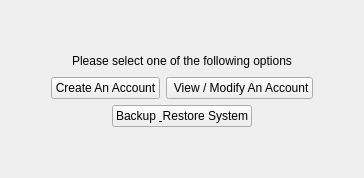
        <widget class="QWidget" name="SysAdminMainPage">
         <layout class="QVBoxLayout" name="verticalLayout_14">
          <item>
           <spacer name="verticalSpacer_14">
            <property name="orientation">
             <enum>Qt::Vertical</enum>
            </property>
            <property name="sizeHint" stdset="0">
             <size>
              <width>20</width>
              <height>40</height>
             </size>
            </property>
           </spacer>
          </item>
          <item>
           <layout class="QVBoxLayout" name="verticalLayout_13">
            <item>
             <layout class="QHBoxLayout" name="horizontalLayout_16">
              <item>
               <spacer name="horizontalSpacer_10">
                <property name="orientation">
                 <enum>Qt::Horizontal</enum>
                </property>
                <property name="sizeHint" stdset="0">
                 <size>
                  <width>40</width>
                  <height>20</height>
                 </size>
                </property>
               </spacer>
              </item>
              <item>
               <widget class="QLabel" name="label_7">
                <property name="text">
                 <string>Please select one of the following options</string>
                </property>
               </widget>
              </item>
              <item>
               <spacer name="horizontalSpacer_9">
                <property name="orientation">
                 <enum>Qt::Horizontal</enum>
                </property>
                <property name="sizeHint" stdset="0">
                 <size>
                  <width>40</width>
                  <height>20</height>
                 </size>
                </property>
               </spacer>
              </item>
             </layout>
            </item>
            <item>
             <layout class="QHBoxLayout" name="horizontalLayout_15">
              <item>
               <spacer name="horizontalSpacer_55">
                <property name="orientation">
                 <enum>Qt::Horizontal</enum>
                </property>
                <property name="sizeHint" stdset="0">
                 <size>
                  <width>40</width>
                  <height>20</height>
                 </size>
                </property>
               </spacer>
              </item>
              <item>
               <widget class="QPushButton" name="SACreateAccountBt">
                <property name="text">
                 <string>Create An Account</string>
                </property>
               </widget>
              </item>
              <item>
               <widget class="QPushButton" name="SAModifyAccountBt">
                <property name="text">
                 <string> View / Modify An Account</string>
                </property>
               </widget>
              </item>
              <item>
               <spacer name="horizontalSpacer_56">
                <property name="orientation">
                 <enum>Qt::Horizontal</enum>
                </property>
                <property name="sizeHint" stdset="0">
                 <size>
                  <width>40</width>
                  <height>20</height>
                 </size>
                </property>
               </spacer>
              </item>
             </layout>
            </item>
            <item>
             <layout class="QHBoxLayout" name="horizontalLayout_73">
              <item>
               <spacer name="horizontalSpacer_53">
                <property name="orientation">
                 <enum>Qt::Horizontal</enum>
                </property>
                <property name="sizeHint" stdset="0">
                 <size>
                  <width>40</width>
                  <height>20</height>
                 </size>
                </property>
               </spacer>
              </item>
              <item>
               <widget class="QPushButton" name="BackUpRestoreBt">
                <property name="text">
                 <string>Backup &amp; Restore System</string>
                </property>
               </widget>
              </item>
              <item>
               <spacer name="horizontalSpacer_54">
                <property name="orientation">
                 <enum>Qt::Horizontal</enum>
                </property>
                <property name="sizeHint" stdset="0">
                 <size>
                  <width>40</width>
                  <height>20</height>
                 </size>
                </property>
               </spacer>
              </item>
             </layout>
            </item>
           </layout>
          </item>
          <item>
           <spacer name="verticalSpacer_15">
            <property name="orientation">
             <enum>Qt::Vertical</enum>
            </property>
            <property name="sizeHint" stdset="0">
             <size>
              <width>20</width>
              <height>40</height>
             </size>
            </property>
           </spacer>
          </item>
         </layout>
        </widget>
